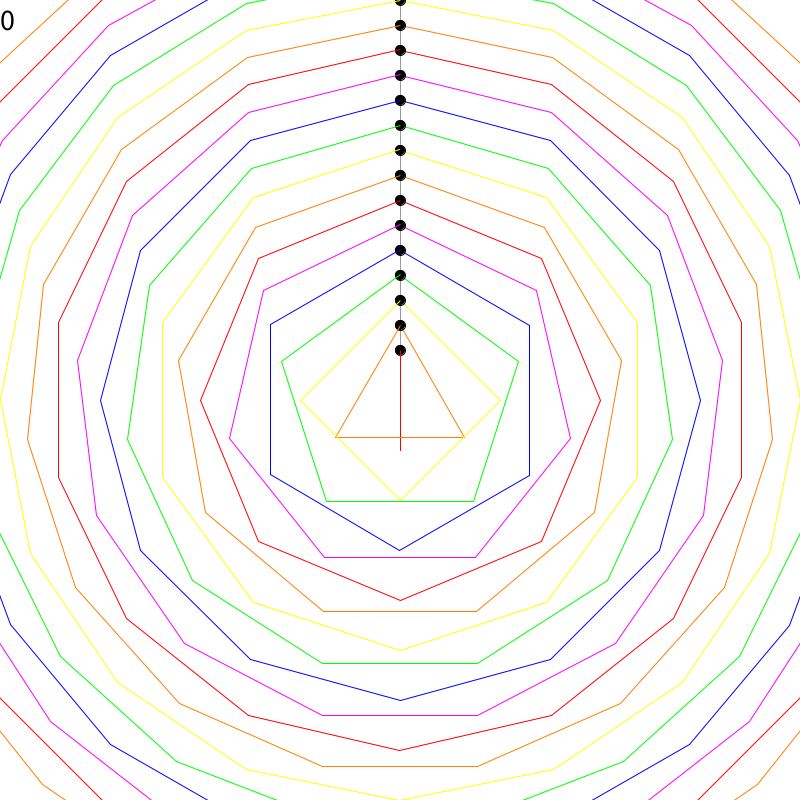
Frame 1 (no input)
Frame 60 (the mouse pressed at the canvas centre just before this capture): identical to frame 1, image omitted
Frame 120 (the mouse held since frame 60 and released just before this capture): identical to frame 1, image omitted

The Processing sketch that drew this single still picture (run headless with seeded random() and noise(); from frame 60 on, the mouse is pressed at the canvas centre):

// Processing sketch: ShapeTraverser
// ── ShapeTraverser.pde

ArrayList<Shape> shapes;

int count;
boolean connectors = true;
float speed;

color[] colors = {color(255, 0, 0), color(255, 127, 0), color(255, 255, 0), color(0, 255, 0), color(0, 0, 255), color(255, 0, 255)};

void setup() {
  size(800, 800);

  shapes = new ArrayList<Shape>();
  for (int i = 0; i < 20; i++) {
    shapes.add(new Shape(colors[i % 6], new PVector(width / 2, height / 2), 50 + 25*i, i + 2));
  }
}

void draw() {
  background(255);

  fill(0);
  textSize(30);
  text(count, 0, 30);


  PVector prev = shapes.get(0).dotPos();

  int updated = 0;
  for (int i = 0; i < shapes.size(); i++) {
    Shape s = shapes.get(i);
    int u = s.update();
    if (u != 0) {
      updated = u;
    }

    PVector curr = s.dotPos();

    s.draw();

    stroke(color(0, 100));

    if (connectors)
      line(curr.x, curr.y, prev.x, prev.y);

    prev = curr;
  }

  count += updated;
}


void keyPressed() {
  if (key == ' ') connectors = !connectors;
}

void mouseWheel(MouseEvent e) {
  speed += e.getCount() * 0.01;
}

class Line {
  PVector start;
  PVector end;
  float fraction;

  Line(PVector start, PVector end) {
    this.start = start.copy();
    this.end = end.copy();
  }

  PVector dotPos(float fraction) {
    return PVector.add(start, PVector.sub(end, start).mult(fraction));
  }

  void draw(boolean dot, float fraction) {
    line(start.x, start.y, end.x, end.y);

    push();

    if (dot) {
      fill(0);
      stroke(0);

      PVector pt = dotPos(fraction);
      circle(pt.x, pt.y, 10);
    }

    pop();
  }
}

class Shape {
  PVector pos;
  Line[] lines;
  color col;
  int active;
  float fraction;

  Shape(color col, PVector pos, float radius, int numSides) {
    this.col = col;
    this.pos = pos.copy();
    lines = new Line[numSides];

    PVector r = new PVector(0, -radius);
    PVector prev = PVector.add(pos, r);
    PVector end;
    for (int i = 0; i < numSides; i++) {
      r.rotate(TWO_PI / numSides);
      end = PVector.add(pos, r);
      lines[i] = new Line(prev, end);
      prev = end.copy();
    }

    active = 0;
  }

  PVector dotPos() {
    return lines[active].dotPos(fraction);
  }

  int update() {
    fraction += speed;
    if (fraction > 1) {
      fraction = 0;
      active = (active + 1) % lines.length;
      return 1;
    } else if (fraction < -1) {
      fraction = 0;
      active = (((active-1 % lines.length) + lines.length) % lines.length);// Math.floorMod((active - 1), lines.length);
      return -1;
    }
    return 0;
  }

  void draw() {
    stroke(col);

    for (Line line : lines) {
      line.draw(line == lines[active], fraction < 0 ? 1+ fraction : fraction);
    }
  }
}
